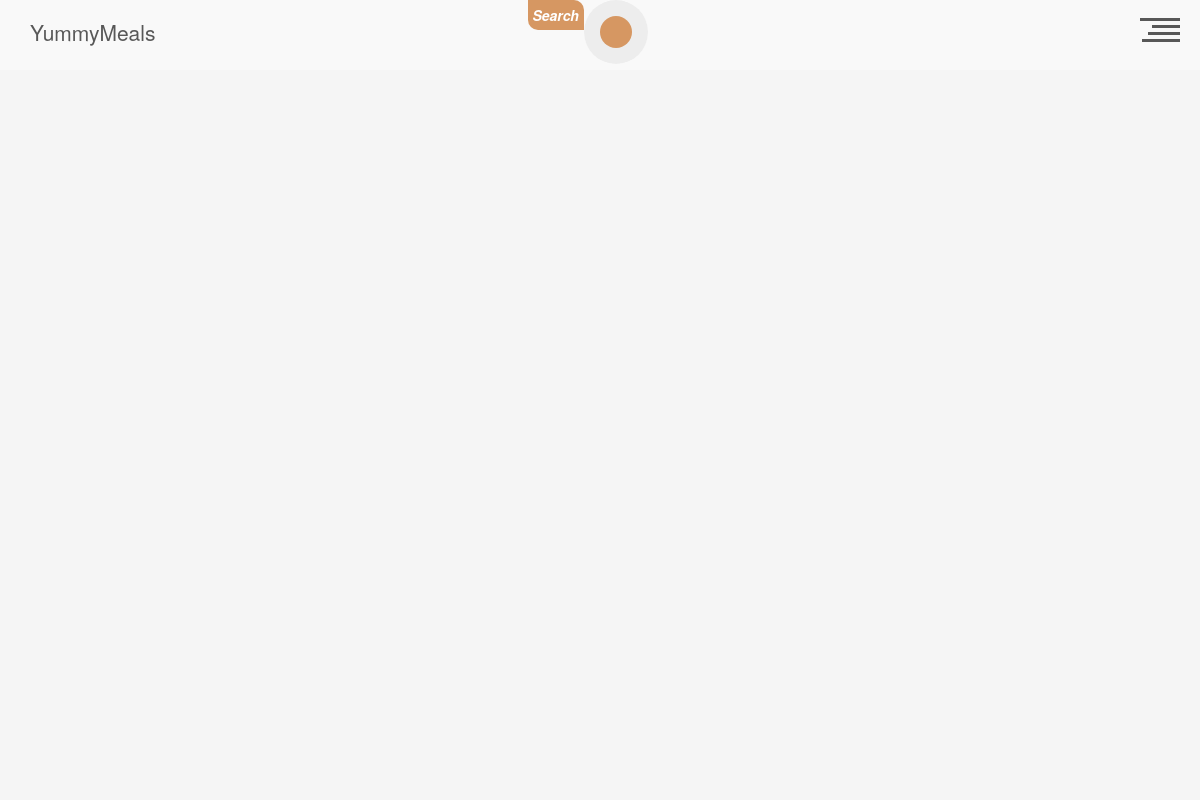
/user/5/comments, run on an earlier commit of the app's database.
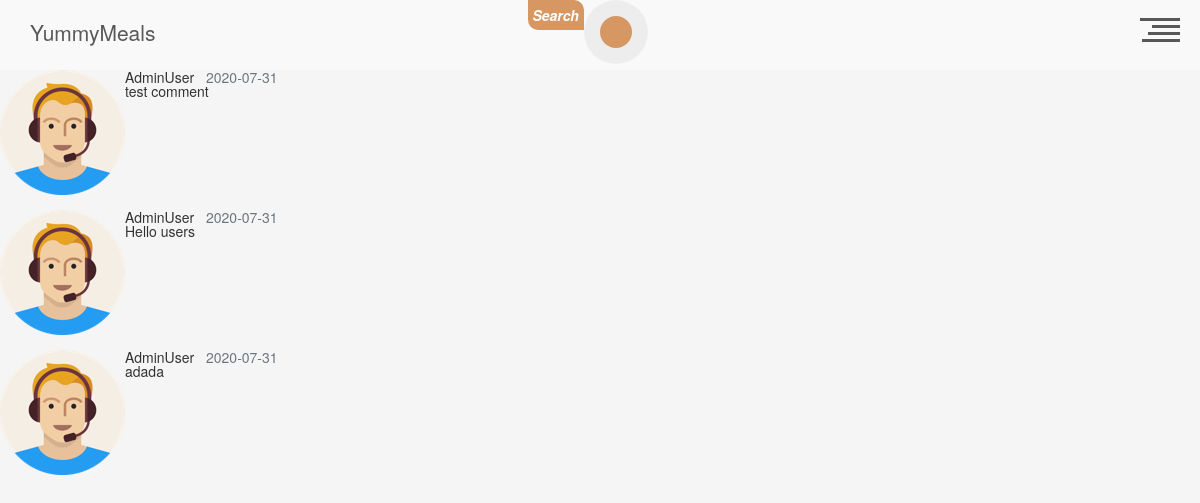
And on a later commit of the database.
### app/users/models.py (models this page shows, shortened)
class UserComments(db.Model):
    id = db.Column(db.Integer, primary_key=True)
    date_posted = db.Column(db.DateTime, nullable=False, default=datetime.utcnow)
    content = db.Column(db.Text, nullable=False)
    meal_id = db.Column(db.Integer, db.ForeignKey('meal.id' , ondelete='CASCADE'), nullable=False)
    user_id = db.Column(db.Integer, db.ForeignKey('user.id'), nullable=False)
    meal = db.relationship('Meal', backref="usercomments")
    user = db.relationship('User')

class User(db.Model, UserMixin):
    id = db.Column(db.Integer, primary_key=True)
    username = db.Column(db.String(20), unique=True, nullable=False)
    email = db.Column(db.String(120), unique=True, nullable=False)
    image_file = db.Column(db.String(20), nullable=False, default='default.jpg')
    password = db.Column(db.String(60), nullable=False)
    comment = db.relationship('UserComments', backref='author', lazy=True)
    is_admin = db.Column(db.Boolean , default = False)

### app/users/routes.py (the view)
@users_bp.route('/<string:username>/comments')
def user_comments(username):
    page = request.args.get('page', 1, type=int)
    user = User.query.filter_by(username=username).first_or_404()
    comments = UserComments.query \
        .filter_by(author=user) \
        .order_by(UserComments.date_posted.desc()) \
        .paginate(page=page, per_page=2)
    return redirect(url_for('users.comments',
                            user_id=user.id, comments=comments))

### app/users/routes.py (called while the page is built)
@users_bp.route('/<int:user_id>/comments')
def comments(user_id):
    comments = UserComments.query.\
        filter_by(user_id=user_id).\
        order_by(UserComments.date_posted.desc()).all()
    return render_template('comments.html',
                           user_id=user_id, comments=comments)

### app/users/templates/comments.html (shortened to what this page needs)
{% extends 'base.html' %}
{% block content %}
    {% for comment in comments %}
      <article class="media content-section">
          <img class="rounded_circle article-img" src="{{url_for('users.static' ,filename='profile_pics/'+comment.user.image_file ) }}">
        <div class="media-body">
          <div class="article-metadata">
            <a class="mr-2" >{{ comment.author.username }}</a>
            <small class="text-muted">{{ comment.date_posted.strftime('%Y-%m-%d') }}</small>
          </div>
          <p class="article-content">{{ comment.content }}</p>
        </div>
      </article>
{% endfor %}
{% endblock content %}

### app/index/templates/base.html (shortened to what this page needs)
<!DOCTYPE html>
<html lang="en">
<head>
    <link rel="stylesheet" href= "{{ url_for('index.static', filename='css/base.css') }}"  />
    <link rel="stylesheet" href="https://stackpath.bootstrapcdn.com/bootstrap/4.5.0/css/bootstrap.min.css">
    <link rel="stylesheet" href="https://cdnjs.cloudflare.com/ajax/libs/font-awesome/4.7.0/css/font-awesome.min.css">
    <link rel="stylesheet" href="https://cdnjs.cloudflare.com/ajax/libs/twitter-bootstrap/3.3.7/css/bootstrap.min.css">
</head>
<body>
    {% include 'header.html' %}
    <main class="main-content">
    {% block content %}
    {% endblock content %}
    </main>
</body>
</html>

### app/index/templates/header.html (shortened to what this page needs)
<link rel="stylesheet" href="{{url_for('index.static',filename='css/header.css') }}">
<header>
  <h1 id="site-title"><a style="display:flex;" href="/">YummyMeals</a></h1>
<div class="search-form">
<p class="head_search_txt">Search</p>
 <form  method = 'GET' action="{{url_for('meals.meal_search')}}">
    <button style = "outline:none;" class="head_search_btn" type = 'submit'></button>
  </form>
</div>
  <div id="nav-trigger" role="button">
    <div class="line l-01"></div>
    <div class="line l-02"></div>
    <div class="line l-03"></div>
    <div class="line l-04"></div>
  </div>
</header>

### app/index/static/css/base.css (style rules this page uses)
* { margin: 0; padding: 0; outline: none; box-sizing: border-box; }
body { background-color: #ededed; }

What changed in the data, as far as the page shows it:
added UserComments: image_file (picture), author.username "AdminUser", date_posted "2020-07-31", content "test comment"
added UserComments: image_file (picture), author.username "AdminUser", date_posted "2020-07-31", content "Hello users"
added UserComments: image_file (picture), author.username "AdminUser", date_posted "2020-07-31", content "adada"
